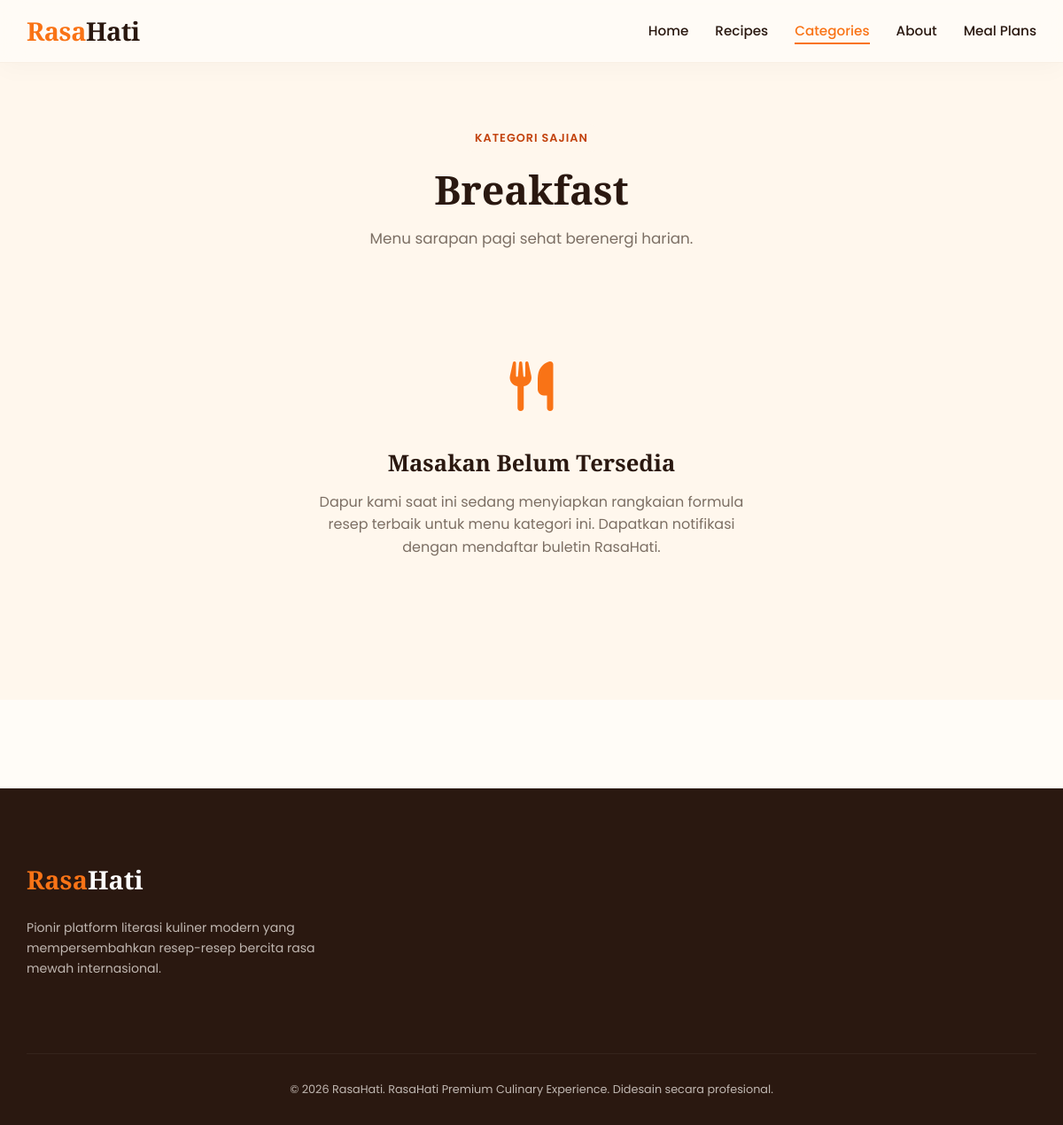
The app's page /category.php?slug=breakfast with its own data.
### tables this page shows
CREATE TABLE IF NOT EXISTS categories (
id INT AUTO_INCREMENT PRIMARY KEY,
name VARCHAR(100) NOT NULL,
slug VARCHAR(150) NOT NULL UNIQUE,
description TEXT DEFAULT NULL,
image VARCHAR(255) DEFAULT NULL,
created_at TIMESTAMP DEFAULT CURRENT_TIMESTAMP
);

### includes/helpers.php (called while the page is built, shortened)
<?php
function e($string) {
    return htmlspecialchars($string ?? '', ENT_QUOTES, 'UTF-8');
}
?>

### category.php (the view, shortened to what this page needs)
<?php
require_once __DIR__ . '/config/database.php';
require_once __DIR__ . '/includes/helpers.php';
$slug = trim($_GET['slug'] ?? '');
$stmt_cat = $pdo->prepare("SELECT * FROM categories WHERE slug = ?");
$stmt_cat->execute([$slug]);
$category = $stmt_cat->fetch();
$stmt_rec = $pdo->prepare("
    SELECT r.*, c.name AS category_name
    FROM recipes r
    LEFT JOIN categories c ON r.category_id = c.id
    WHERE r.status = 'published' AND r.category_id = ?
    ORDER BY r.id DESC
");
$stmt_rec->execute([$category['id']]);
$recipes = $stmt_rec->fetchAll();
?>
<!DOCTYPE html>
<html lang="id">
<head>
    <link rel="stylesheet" href="https://cdnjs.cloudflare.com/ajax/libs/font-awesome/6.4.0/css/all.min.css">
    <link rel="stylesheet" href="assets/css/style.css?v=4">
</head>
<body>
    <nav class="navbar scrolled">
        <div class="nav-container">
            <a href="index.php" class="logo">
                <span class="logo-accent">Rasa</span>Hati
            </a>
            <ul class="nav-links" id="nav-links">
                <li><a href="index.php" class="nav-link">Home</a></li>
                <li><a href="recipes.php" class="nav-link">Recipes</a></li>
                <li><a href="index.php#categories" class="nav-link active">Categories</a></li>
                <li><a href="index.php#why-us" class="nav-link">About</a></li>
                <li><a href="index.php#meal-plan" class="nav-link">Meal Plans</a></li>
            </ul>
        </div>
    </nav>
    <section class="recipes-section" style="padding-top: 140px; min-height: auto;">
        <div class="section-header" style="margin-bottom: 50px;">
            <span class="section-badge">Kategori Sajian</span>
            <h1 class="section-title" style="font-size: 2.8rem;"><?= e($category['name']); ?></h1>
            <p class="section-subtitle"><?= e($category['description'] ?? 'Berikut kumpulan panduan racikan bumbu masakan lezat pilihan.'); ?></p>
        </div>
        <div class="recipes-grid">
            <?php if (count($recipes) > 0): ?>
                <?php foreach ($recipes as $recipe): ?>
                    <div class="recipe-card">
                        <div class="recipe-img-container">
                            <?php if (!empty($recipe['image'])): ?>
                                <img src="uploads/recipes/<?= e($recipe['image']); ?>" alt="<?= e($recipe['title']); ?>" class="recipe-img" onerror="this.src='https://images.unsplash.com/photo-1546069901-ba9599a7e63c?auto=format&fit=crop&w=800&q=80'">
                            <?php else: ?>
                                <img src="https://images.unsplash.com/photo-1546069901-ba9599a7e63c?auto=format&fit=crop&w=800&q=80" alt="Default Image" class="recipe-img">
                            <?php endif; ?>
                            <span class="recipe-tag"><?= e($recipe['category_name']); ?></span>
                        </div>
                        <div class="recipe-body">
                            <div class="recipe-meta">
                                <span class="meta-item"><i class="fa-regular fa-clock"></i> <?= e($recipe['cook_time']); ?> Min</span>
                                <span class="meta-item"><i class="fa-solid fa-users"></i> <?= e($recipe['servings']); ?> Porsi</span>
                            </div>
                            <h3 class="recipe-title"><?= e($recipe['title']); ?></h3>
                            <p class="recipe-desc"><?= e($recipe['excerpt'] ?? 'Simak ulasan, daftar takaran bumbu masakan, dan langkah lengkap pembuatannya.'); ?></p>
                            <div class="recipe-footer">
                                <span class="recipe-level <?= strtolower($recipe['difficulty']); ?>"><?= e($recipe['difficulty']); ?></span>
                                <a href="recipe-detail.php?slug=<?= e($recipe['slug']); ?>" class="btn-view-recipe" style="color: var(--color-orange); font-weight: 600;">View Recipe <i class="fa-solid fa-chevron-right"></i></a>
                            </div>
                        </div>
                    </div>
                <?php endforeach; ?>
            <?php else: ?>
                <div style="grid-column: 1 / -1; text-align: center; padding: 60px 20px;">
                    <div style="font-size: 3.5rem; color: var(--color-orange); margin-bottom: 20px;"><i class="fa-solid fa-utensils"></i></div>
                    <h3 style="font-family: var(--font-heading); font-size: 1.6rem; margin-bottom: 10px;">Masakan Belum Tersedia</h3>
                    <p style="color: var(--color-muted-text); max-width: 500px; margin: 0 auto;">Dapur kami saat ini sedang menyiapkan rangkaian formula resep terbaik untuk menu kategori ini. Dapatkan notifikasi dengan mendaftar buletin RasaHati.</p>
                </div>
            <?php endif; ?>
        </div>
    </section>
    <footer class="footer" style="margin-top: 100px;">
        <div class="footer-container">
            <div class="footer-brand-column">
                <a href="#" class="footer-logo"><span class="logo-accent">Rasa</span>Hati</a>
                <p class="footer-desc">Pionir platform literasi kuliner modern yang mempersembahkan resep-resep bercita rasa mewah internasional.</p>
            </div>
        </div>
        <div class="footer-bottom">
            <p>&copy; 2026 RasaHati. RasaHati Premium Culinary Experience. Didesain secara profesional.</p>
        </div>
    </footer>
</body>
</html>

### assets/css/style.css (style rules this page uses)
:root { --color-cream: #FFF7ED; --color-warm-white: #FFFCF7; --color-orange: #F97316; --color-deep-orange: #C2410C; --color-soft-green: #65A30D; --color-dark-brown: #2A1810; --color-muted-text: #7C6F64; --color-border-soft: #F3E4D4; --color-white: #FFFFFF; --shadow-soft: 0 10px 30px rgba(42, 24, 16, 0.05); --shadow-medium: 0 15px 40px rgba(42, 24, 16, 0.1); --transition-smooth: all 0.4s cubic-bezier(0.25, 1, 0.5, 1); --font-heading: 'Playfair Display', Georgia, serif; --font-body: 'Poppins', system-ui, -apple-system, sans-serif; }
* { box-sizing: border-box; margin: 0; padding: 0; scroll-behavior: smooth; }
body { background-color: var(--color-warm-white); color: var(--color-dark-brown); font-family: var(--font-body); line-height: 1.6; overflow-x: hidden; -webkit-font-smoothing: antialiased; }
h1, h2, h3, h4 { font-family: var(--font-heading); font-weight: 700; }
a { text-decoration: none; color: inherit; transition: var(--transition-smooth); }
.section-header { text-align: center; max-width: 700px; margin: 0 auto 60px auto; padding: 0 20px; }
.section-badge { background-color: var(--color-cream); color: var(--color-deep-orange); padding: 6px 16px; border-radius: 30px; font-size: 0.8rem; font-weight: 600; text-transform: uppercase; letter-spacing: 1px; display: inline-block; margin-bottom: 15px; }
.section-title { font-size: 2.5rem; color: var(--color-dark-brown); margin-bottom: 15px; line-height: 1.2; }
.section-subtitle { color: var(--color-muted-text); font-size: 1.05rem; }
.navbar { position: fixed; top: 0; left: 0; width: 100%; z-index: 1000; padding: 20px 0; transition: var(--transition-smooth); }
.navbar.scrolled { background-color: rgba(255, 252, 247, 0.85); backdrop-filter: blur(15px); -webkit-backdrop-filter: blur(15px); padding: 12px 0; box-shadow: 0 4px 30px rgba(0, 0, 0, 0.03); border-bottom: 1px solid rgba(243, 228, 212, 0.5); }
.nav-container { max-width: 1200px; margin: 0 auto; padding: 0 30px; display: flex; align-items: center; justify-content: space-between; }
.logo { font-family: var(--font-heading); font-size: 1.8rem; font-weight: 800; color: var(--color-dark-brown); letter-spacing: -0.5px; }
.logo-accent { color: var(--color-orange); }
.nav-links { display: flex; list-style: none; gap: 30px; }
.nav-link { font-size: 0.95rem; font-weight: 500; color: var(--color-dark-brown); position: relative; padding: 5px 0; }
.nav-link::after { content: ''; position: absolute; bottom: 0; left: 0; width: 0; height: 2px; background-color: var(--color-orange); transition: var(--transition-smooth); }
.nav-link:hover::after, .nav-link.active::after { width: 100%; }
.nav-link.active { color: var(--color-orange); }
.recipes-section { padding: 100px 30px; background-color: var(--color-cream); }
.recipes-grid { max-width: 1200px; margin: 0 auto; display: grid; grid-template-columns: repeat(auto-fit, minmax(340px, 1fr)); gap: 30px; }
.footer { background-color: var(--color-dark-brown); color: #C0B7B1; padding: 80px 30px 30px 30px; }
.footer-container { max-width: 1200px; margin: 0 auto; display: grid; grid-template-columns: 1.5fr repeat(3, 1fr); gap: 50px; margin-bottom: 60px; }
.footer-logo { font-family: var(--font-heading); font-size: 1.8rem; font-weight: 800; color: var(--color-white); margin-bottom: 20px; display: inline-block; }
.footer-desc { font-size: 0.88rem; line-height: 1.6; margin-bottom: 25px; }
.footer-bottom { max-width: 1200px; margin: 0 auto; padding-top: 30px; border-top: 1px solid rgba(255, 255, 255, 0.05); text-align: center; font-size: 0.8rem; }
.fade-in-element { opacity: 0; transform: translateY(30px); transition: opacity 0.8s ease, transform 0.8s ease; }
.fade-in-element.appear { opacity: 1; transform: translateY(0); }

### records on screen
categories: name "Breakfast", description "Menu sarapan pagi sehat berenergi harian."
